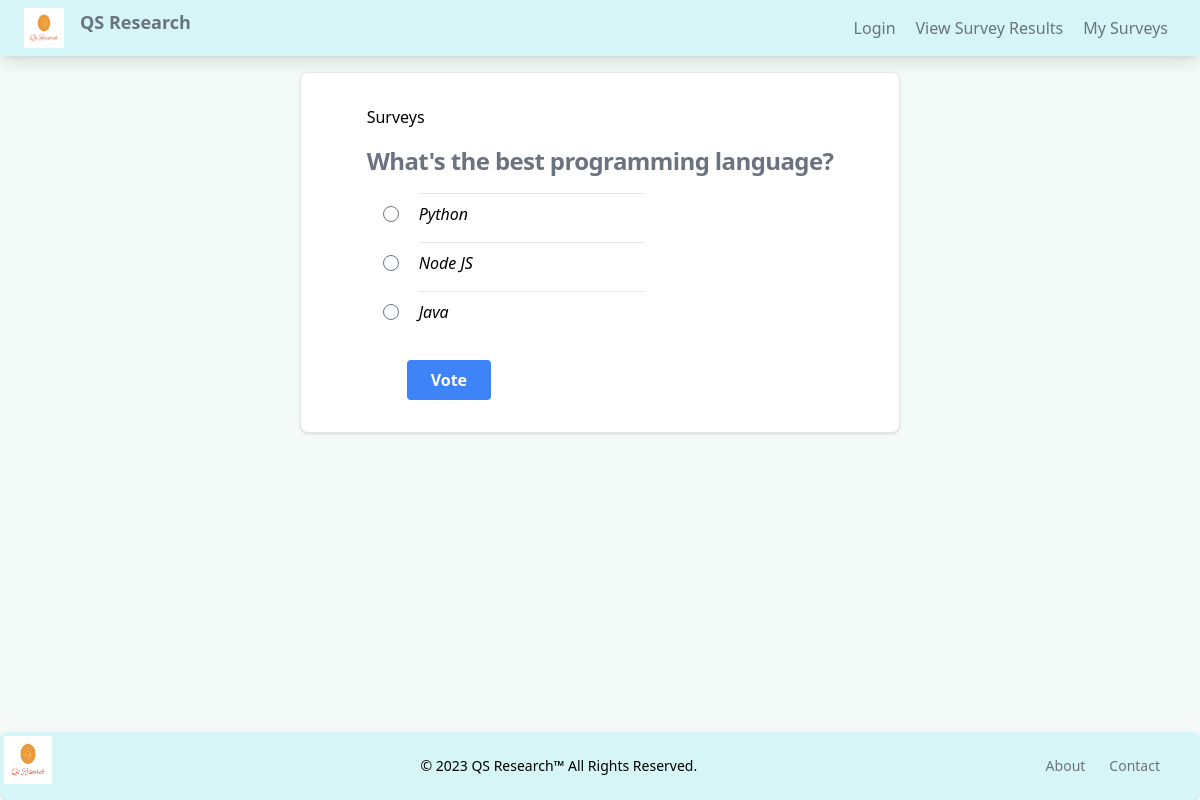
The page /1 on the database its author committed.
### surveyapp/models.py (models this page shows)
class Survey(models.Model):
    STATUSES = [
        ('Pending', 'Pending'),
        ('Running', 'Running'),
        ('Finished', 'Finished')
    ]
    id = models.IntegerField(primary_key=True)
    date = models.DateField()
    topic = models.CharField(max_length=50, default='hola')
    question = models.CharField(max_length=200)
    creator = models.CharField(max_length=100)
    submissions = models.IntegerField(default=0)
    status = models.CharField(max_length=15, choices=STATUSES, default='Pending')
    def __str__(self):
        return self.question

class Choices(models.Model):
    question = models.ForeignKey(Survey, on_delete=models.CASCADE)
    choice_1 = models.CharField(max_length=100)
    choice_2 = models.CharField(max_length=100)
    choice_3 =  models.CharField(max_length=100)

### surveyapp/views.py (the view)
# urls.py: path('<int:surveyID>', views.QuestionList, name='surveyoptions'),
def QuestionList(request, surveyID):
    model = Choices
    print(surveyID)
    mainquestion = Survey.objects.filter(id=surveyID)[0]#.values()
    print('mainquestion is', mainquestion)
    options = Choices.objects.filter(question_id=surveyID).values()
    return render(request,
                'surveys/survey.html',
                {'options': options, 'question': mainquestion})

### surveyapp/templates/surveys/survey.html (shortened to what this page needs)
{% extends 'surveys/base.html' %}
{% load static %}
{% load tailwind_tags %}
{% block content %}
<nav class="bg-teal-100 shadow-lg">
  <div class="max-w-6xl mx-auto">
    <div class="">
      <div class="max-w-screen-xl flex flex-wrap items-center justify-between">
         <div class="flex flex-wrap text-left">
            <img src="{% static 'media/qs-research-logo.png' %}" alt="Logo" class="h-10 w-10 mr-4" />
            <span class="font-semibold text-gray-500 text-lg"
              >QS Research</span
            >
        </div>
        <div class="hidden justify-start flex md:flex items-center space-x-1">
          {% if user.is_authenticated %}
          <div class="flex text-black-400 items-center lg:mr-20 sm:mr-0 lm:mr-0">
          Welcome
          <div class="text-red-400 items-center font-medium italic ml-5 lg:mr-20 sm:mr-0 lm:mr-0">
          {{ user.get_username }}
          </div>
          </div>
     <a href="{% url 'logout' %}?next={{ request.path }}"
     class="py-4 px-2 text-gray-500 hover:text-green-500 transition duration-300">Logout</a>
   {% else %}
     <a href="{% url 'login' %}?next={{ request.path }}"
     class="py-4 px-2 text-gray-500 hover:text-green-500 transition duration-300">Login</a>
   {% endif %}
          <a
            href="{% url 'submissions' %}"
            class="py-4 px-2 text-gray-500 hover:text-green-500 transition duration-300"
            >View Survey Results</a
          >
          <a
            href="{% url 'myvotes' username=user.username  %}"
            class="py-4 px-2 text-gray-500 hover:text-green-500 transition duration-300"
            >My Surveys</a
          >
        </div>
      </div>
</div>
</div>
</nav>
<div class="mx-auto flex justify-center w-1/2 mt-4 bg-white border border-gray-200 rounded-lg shadow sm:p-6 md:p-8 dark:bg-gray-800 dark:border-gray-700">
<form action="{% url 'choices' question %}" method="post">
    <h5>Surveys</h5>
<div class="mb-4 font-extrabold text-align leading-none tracking-tight text-gray-500 md:text-2xl lg:text-2xl dark:text-white text-center mt-4">{{ question }}
</div>
{% for option in options %}
<div class="flex items-center pl-4 mb-2 mt-4 divide-y divide-gray-200 dark:divide-gray-700 hover:bg-gray-100 dark:hover:bg-gray-600 dark:hover:text-white">
    <input id="bordered-radio-1" type="radio" value="{{option.choice_1}}" name="choice" class="cursor-pointer" required>
    <label for="bordered-radio-1" class="cursor-pointer w-1/2 py-2 ml-5 italic">{{ option.choice_1 }}</label>
</div>
<div class="flex items-center pl-4 mb-2 divide-y divide-gray-200 dark:divide-gray-700 hover:bg-gray-100 dark:hover:bg-gray-600 dark:hover:text-white">
    <input id="bordered-radio-2" type="radio" value="{{option.choice_2}}" name="choice" class="cursor-pointer" required>
    <label for="bordered-radio-2" class="cursor-pointer w-1/2 border-style py-2 ml-5 italic">{{ option.choice_2 }}</label>
</div>
<div class="flex items-center pl-4 mb-2 divide-y divide-gray-200 dark:divide-gray-700 hover:bg-gray-100 dark:hover:bg-gray-600 dark:hover:text-white">
    <input id="bordered-radio-3" type="radio" value="{{option.choice_3}}" name="choice" class="cursor-pointer" required>
    <label for="bordered-radio-3" class="cursor-pointer w-1/2 py-2 ml-5 italic">{{ option.choice_3 }}</label>
</div>
{% endfor %}
<button class="bg-blue-500 right-0 hover:bg-blue-700 text-white font-bold mt-5 ml-10 py-2 px-6 text-center rounded" type="submit">Vote</button>
</form>
</div>
<footer class="fixed bottom-0 left-0 z-20 w-full fixed bottom-0 left-0 z-20 w-full bg-teal-100 rounded-lg shadow dark:bg-gray-900">
  <div class="w-full max-w-screen-xl mx-auto">
      <div class="flex flex-wrap justify-between">
        <img src="{% static 'media/qs-research-logo.png' %}" alt="Logo" class="h-14 w-14 mr-4 p-1" />
        <span class="block items-center text-sm my-6 sm:text-center dark:text-gray-400">© 2023 QS Research™ All Rights Reserved.</span>
          <ul class="flex flex-wrap lg:mr-10 sm:mr-6 lm:mr-6 items-center mb-6 text-sm font-medium text-gray-500 sm:mb-0 dark:text-gray-400">
              <li>
                  <a href="#" class="mr-4 hover:underline md:mr-6 ">About</a>
              </li>
              <li>
                  <a href="#" class="hover:underline">Contact</a>
              </li>
          </ul>
  </div>
</div>
</footer>
{% endblock content %}

### rows shown on the page
Survey: question "What's the best programming language?"
Choices: choice_1 "Python", choice_2 "Node JS", choice_3 "Java"
